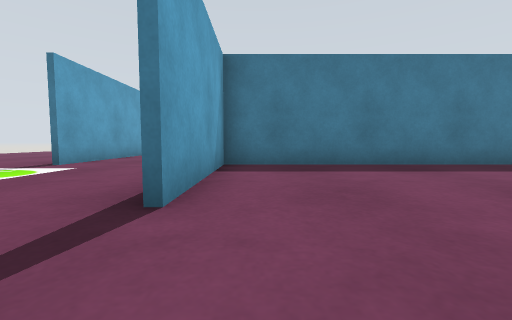
View 1 (above)

23 first-person views from a walk through a robot-simulator world made for Gazebo. The camera is 0.5 m above the floor, tilts 4° down and sees 90° across. Floor lines are 1 m apart. The floor is counted in squares, 1 m on a side. Each view is taken from the middle of a square. On the plan, view 1 faces up. The plan holds only what a view shows up to about 9 squares ahead; the rest is blank. The place goes on beyond the plan.

View 2
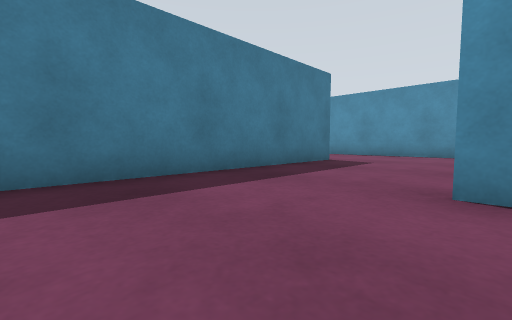

View 3
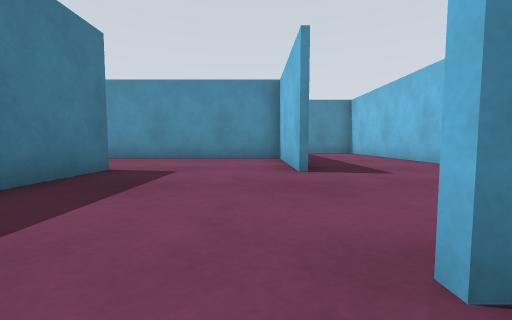

View 4
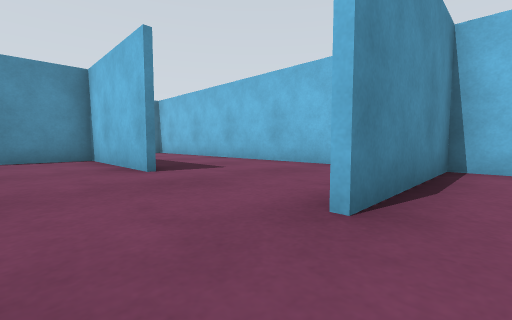

View 5
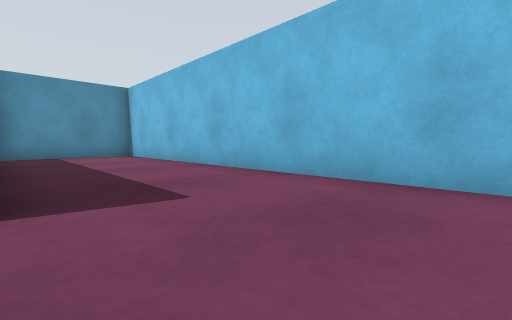

View 6
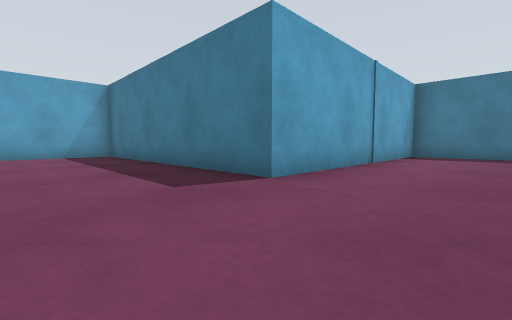

View 7
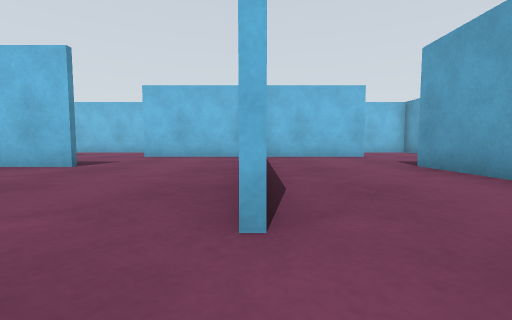

View 8
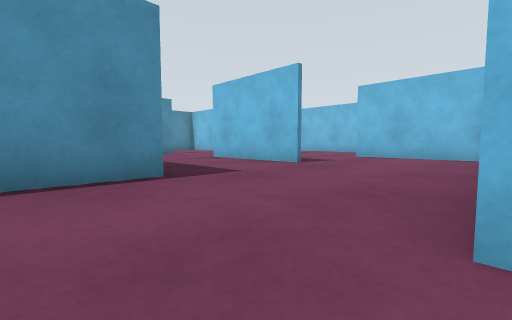

View 9
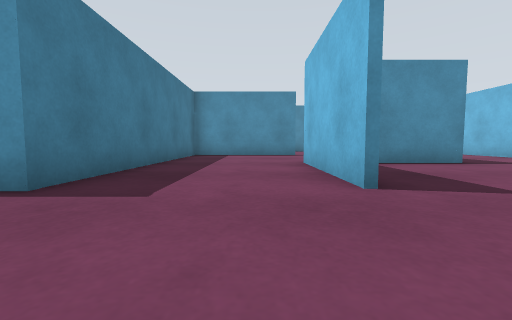

View 10
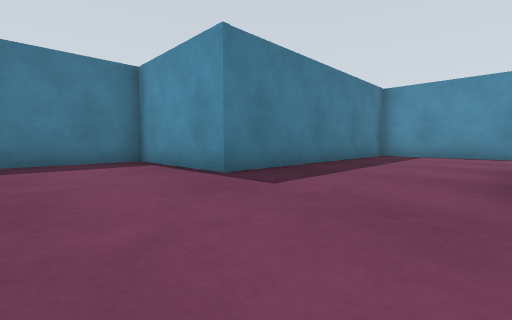

View 11
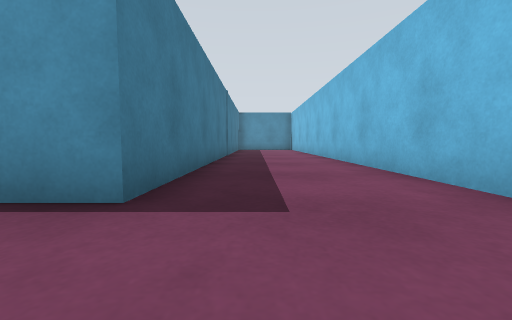

View 12
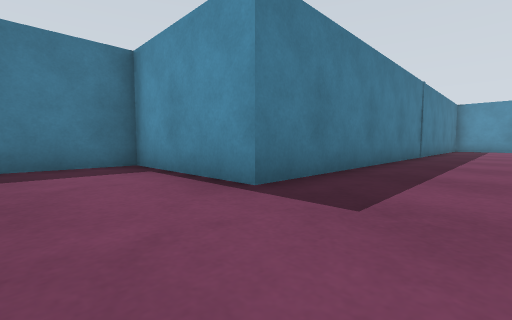

View 13
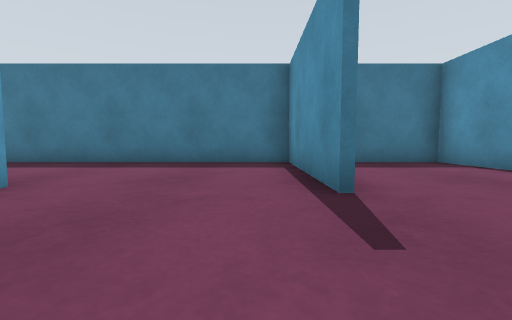

View 14
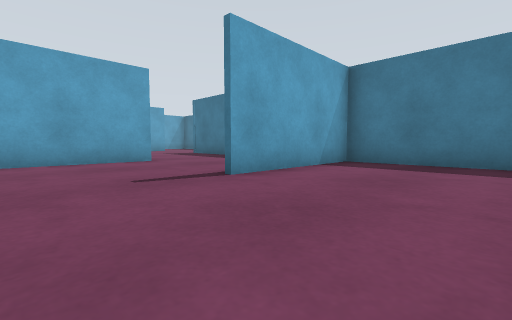

View 15
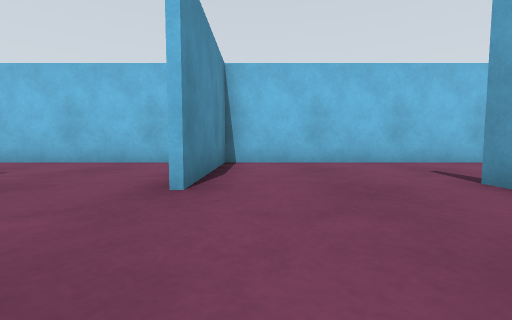

View 16
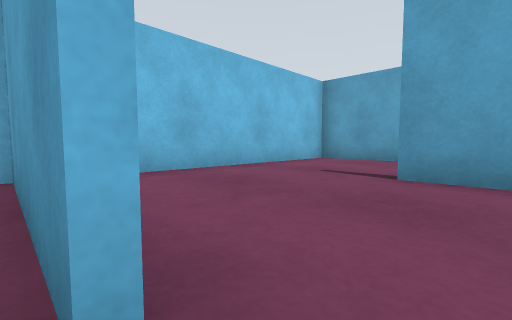

View 17
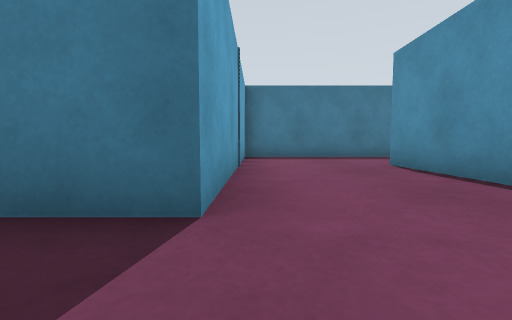

View 18
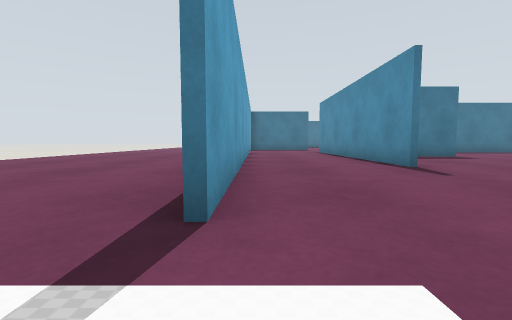

View 19
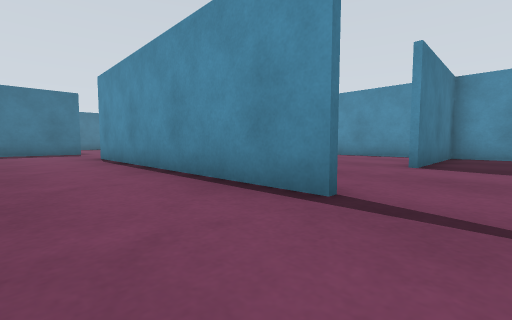

View 20
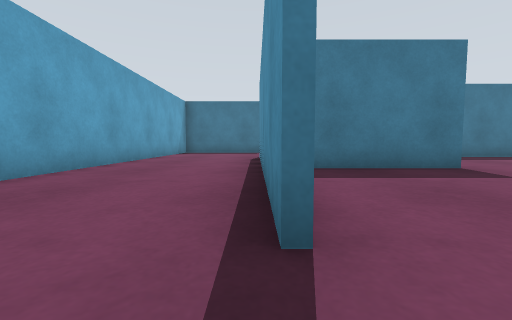

View 21
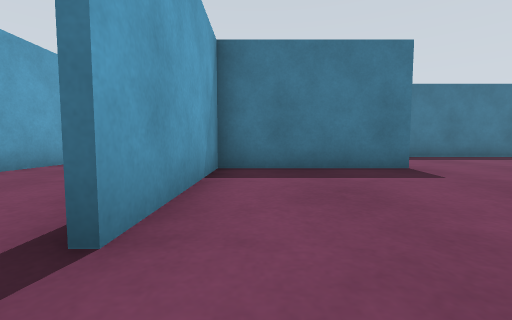

View 22
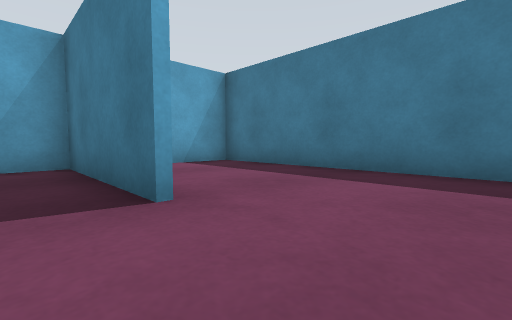

View 23
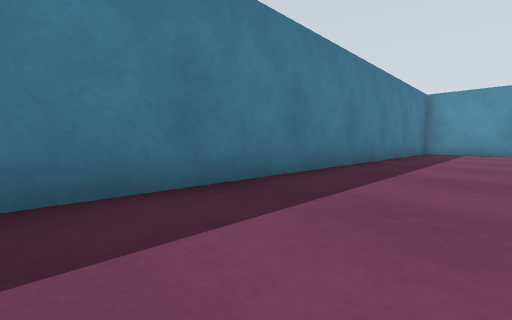

### Floor plan
Points are (right, up) in squares from view 1. A wall is a line through its corners. A room is listed if a view was taken in it or the views show most of it. See-through windows are left out.
Room 1 (views 1, 2, 3, 4, 5, 6, 7, 8, 9, 10, 15, 16, 17)
walls: (10.5, 2.3) (13.9, 2.3); (6.2, 2.3) (9.9, 2.3) (9.9, 9.6); (13.6, 5.8) (17.2, 5.8); (2.9, 2.4) (2.9, -1.4); (17.1, 2.1) (17.1, 5.7) (14.9, 5.7); (2.8, -1.4) (2.8, 2.4); (18.6, 9.3) (13.6, 9.3) (13.6, 12.9) (6.6, 12.9) (6.6, 5.7) (-0.7, 5.7) (-0.7, 1.9); (-0.6, -1.3) (13.6, -1.3) (13.6, 2)
ways out: opening at (15.5, 2) to room 2; opening at (18, 7.5) to room 3; opening at (-1, 0.5) to room 6
Room 2 (views 11, 12)
walls: (17.3, -1.3) (24.1, -1.3); (24.5, 2.1) (17.1, 2.1)
ways out: opening at (15.5, 2) to room 1
Room 3 (views 13, 14)
walls: (20.8, 5.4) (20.8, 9.4); (17.2, 5.8) (17.2, 2.9); (21, 9.4) (21, 5.4); (24.5, 9.3) (18.6, 9.3)
ways out: opening at (18, 7.5) to room 1
Room 4 (view 18)
walls: (-4.3, 6.5) (-4.3, 5.5)
ways out: opening at (-2.5, 6) to room 5; opening at (-2.5, 2) to room 6
Room 5 (views 19, 20, 21, 22, 23)
walls: (3, 12.9) (-0.7, 12.9) (-0.7, 9.1); (6.5, 10.2) (6.5, 11.4); (6.5, 8) (6.5, 9.3) (2.6, 9.3); (-0.9, 9.1) (-0.9, 16.8); (-4.3, 17.1) (-4.3, 6.5); (-2.1, 20.1) (-3, 20.1); (15.4, 16.5) (-0.7, 16.5) (-0.7, 14.9); (17.1, 14) (17.1, 14.7)
ways out: opening at (-2.5, 6) to room 4; opening at (-1, 18.5)
Room 6 (no view inside)
walls: (-4.3, 1) (-4.3, -1.3) (-0.6, -1.3)
ways out: opening at (-1, 0.5) to room 1; opening at (-2.5, 2) to room 4

Positions as (right, up) in squares from view 1, and headings:
1: (0, 0), facing up
2: (0, 2), facing up-right
3: (2, 3), facing right
4: (2, 4), facing down-right
5: (4, 2), facing down-right
6: (9, 3), facing up-left
7: (10, 11), facing down
8: (10, 11), facing down-right
9: (11, 7), facing right
10: (11, 6), facing up-right
11: (15, 1), facing right
12: (15, 0), facing up-right
13: (20, 3), facing up
14: (24, 3), facing up-left
15: (2, 5), facing down
16: (3, 3), facing down-left
17: (7, 4), facing up
18: (-4, 4), facing up
19: (-3, 8), facing up-right
20: (-1, 8), facing up
21: (0, 8), facing up
22: (5, 12), facing up-left
23: (5, 14), facing up-right
